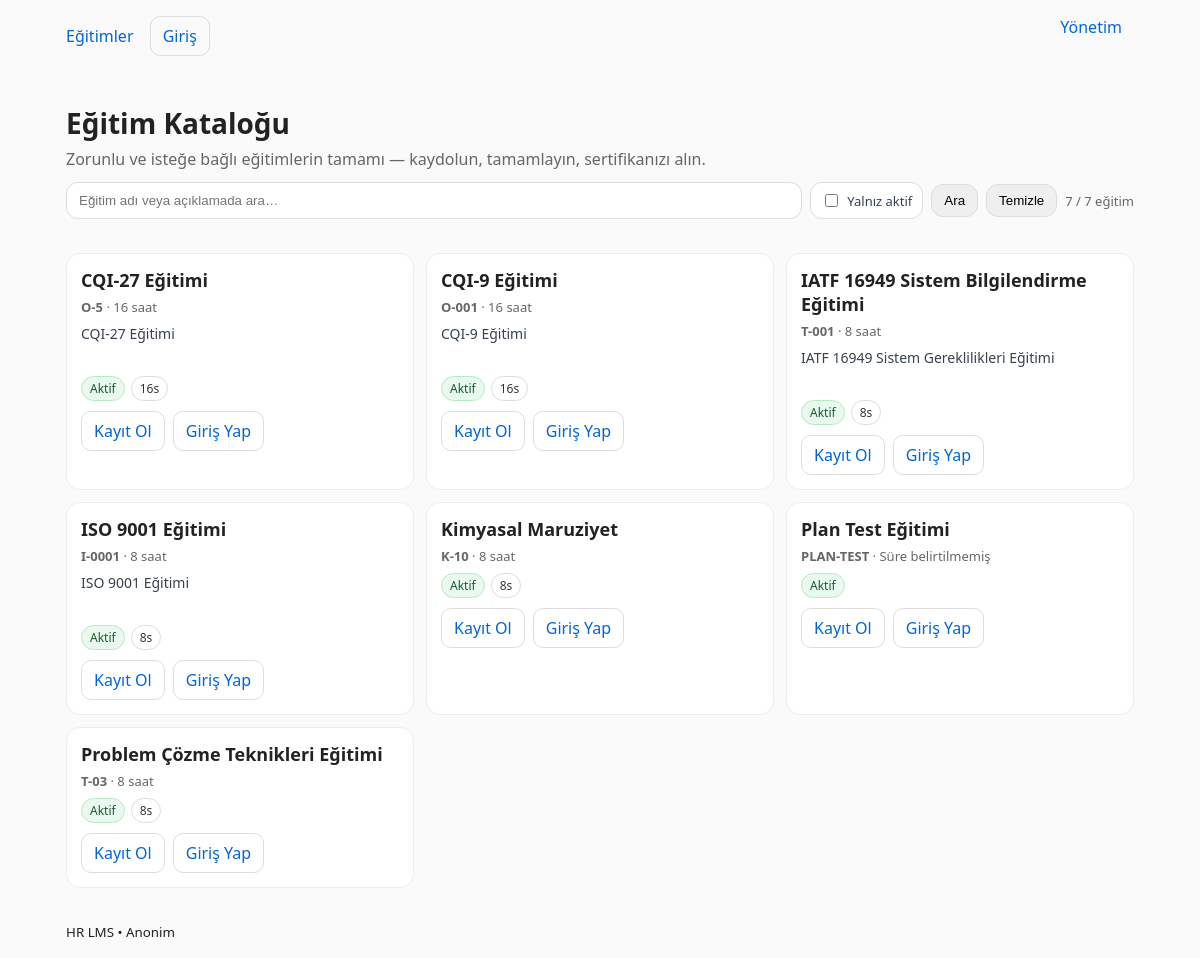
The page / on the database its author committed.
### trainings/models.py (models this page shows, shortened)
class Training(models.Model):
    title = models.CharField("Başlık", max_length=200)
    code = models.CharField("Kod", max_length=50, blank=True, null=True)
    description = models.TextField("Açıklama", blank=True)
    duration_hours = models.PositiveIntegerField("Süre (saat)", blank=True, null=True)
    is_active = models.BooleanField("Aktif mi?", default=True)
    created_at = models.DateTimeField("Oluşturulma", default=timezone.now)
    updated_at = models.DateTimeField(auto_now=True)
    class Meta:
        verbose_name = "Eğitim"
        verbose_name_plural = "Eğitimler"
        ordering = ["title"]
        indexes = [models.Index(fields=["is_active"])]

### trainings/views.py (the view)
# urls.py: path("", trainings_list, name="home"),
def trainings_list(request):
    q = (request.GET.get("q") or "").strip()
    qs = Training.objects.none()
    if Training:
        qs = Training.objects.all()
        qs = qs.filter(is_active=True)
        if q:
            qs = qs.filter(
                Q(title__icontains=q) |
                Q(code__icontains=q) |
                Q(description__icontains=q)
            )
        qs = qs.order_by("title")
    ctx = {
        "trainings": qs,
        "q": q,
        "count": qs.count() if Training else 0,
    }
    return render(request, "trainings/trainings_list.html", ctx)

### templates/trainings/trainings_list.html (shortened to what this page needs)
{% extends "base.html" %}
{% block content %}
<div class="hero">
  <h1>Eğitim Kataloğu</h1>
  <div class="muted">Zorunlu ve isteğe bağlı eğitimlerin tamamı — kaydolun, tamamlayın, sertifikanızı alın.</div>
  <div class="toolbar">
    <input id="q" type="text" placeholder="Eğitim adı veya açıklamada ara…">
    <label class="check"><input id="onlyActive" type="checkbox"> Yalnız aktif</label>
    <button id="doSearch" class="btn">Ara</button>
    <button id="clearSearch" class="btn">Temizle</button>
    <div class="stats" id="stats"></div>
  </div>
</div>
{% if trainings %}
  {% with items=trainings %}
    <div id="grid" class="grid">
      {% for t in items %}
        <article class="card hover"
                 data-title="{{ t.title|lower }}"
                 data-desc="{{ t.description|default_if_none:''|striptags|lower }}"
                 data-active="{{ t.is_active|yesno:'1,0' }}">
          <h3>{{ t.title }}</h3>
          <div class="subtitle">
            {% if t.code %}<strong>{{ t.code }}</strong> · {% endif %}
            {% if t.duration_hours %}{{ t.duration_hours }} saat{% else %}Süre belirtilmemiş{% endif %}
          </div>
          {% if t.description %}<div class="desc">{{ t.description|striptags|truncatechars:140 }}</div>{% endif %}
          <div class="meta">
            {% if t.is_active %}<span class="pill success">Aktif</span>{% else %}<span class="pill warn">Pasif</span>{% endif %}
            {% if t.duration_hours %}<span class="pill">{{ t.duration_hours }}s</span>{% endif %}
          </div>
          <div class="actions">
            {% if t.is_active %}
              <a class="btn" href="{% url 'enroll' t.pk %}">Kayıt Ol</a>
            {% else %}
              <a class="btn" href="#" aria-disabled="true" onclick="return false;" disabled>Kapalı</a>
            {% endif %}
            {% if request.user.is_authenticated %}
              <a class="btn" href="{% url 'mine' %}">Eğitimlerim</a>
            {% else %}
              <a class="btn" href="{% url 'login' %}?next=/">Giriş Yap</a>
            {% endif %}
          </div>
        </article>
      {% empty %}
        <div class="empty">Şu an listelenecek eğitim yok.</div>
      {% endfor %}
    </div>
  {% endwith %}
{% else %}
  <div id="grid" class="grid">
    <div class="empty">Şu an listelenecek eğitim yok.</div>
  </div>
{% endif %}
{% endblock %}

### templates/base.html (style rules this page uses)
:root { --bg:#fafafa; --fg:#222; --muted:#666; --link:#0366d6; --card:#fff; --bd:#eee; --bd2:#ddd; --ok:#10b981; --warn:#f59e0b; --err:#ef4444; }
* { box-sizing:border-box }
body { font-family:system-ui,-apple-system,Segoe UI,Roboto,Ubuntu,"Helvetica Neue",Arial,sans-serif;margin:0;background:var(--bg);color:var(--fg) }
a { color:var(--link);text-decoration:none }
.btn { display:inline-block;padding:8px 12px;border:1px solid var(--bd2);border-radius:10px;text-decoration:none }
.card { background:var(--card);border:1px solid var(--bd);border-radius:14px;padding:14px;margin:10px 0;transition:box-shadow .15s ease, transform .05s ease }

### templates/trainings/trainings_list.html (style rules this page uses)
.hero { padding: 8px 0 18px; }
.hero h1 { margin: 8px 0 6px; font-size: 28px; }
.hero .muted { color: var(--muted); }
.toolbar { display:flex; gap:8px; align-items:center; margin:12px 0 6px; flex-wrap:wrap; }
.toolbar input[type=text] { flex:1; min-width:220px; padding:10px 12px; border:1px solid var(--bd2); border-radius:12px; background:#fff; }
.toolbar .btn { border-radius:12px; }
.toolbar .check { display:flex; align-items:center; gap:6px; font-size:13px; color:#334155; padding:8px 10px; border:1px solid var(--bd2); border-radius:12px; background:#fff; }
.stats { font-size:13px; color:var(--muted); margin-left:auto; }
.grid { display:grid; grid-template-columns: repeat(auto-fill,minmax(260px,1fr)); gap:12px; margin-top:10px; }
.card { background:#fff; border:1px solid var(--bd); border-radius:14px; padding:14px; margin:0; transition:box-shadow .15s ease, transform .05s ease; }
.card h3 { margin:0 0 6px; font-size:18px; }
.subtitle { color:var(--muted); font-size:13px; margin-left:0; }
.desc { margin-top:8px; color:#374151; font-size:14px; min-height:44px; }
.meta { margin-top:8px; display:flex; gap:6px; flex-wrap:wrap; }
.pill { display:inline-block; padding:3px 8px; border:1px solid var(--bd2); border-radius:999px; font-size:12px; color:#333; background:#fff; }
.pill.success { border-color:#b7ebc6; background:#e9f9ef; color:#145c32; }
.actions { margin-top:10px; display:flex; gap:8px; }

### rows shown on the page
Training: title "CQI-27 Eğitimi", code "O-5", duration_hours "16", description "CQI-27 Eğitimi", is_active "Aktif"
Training: title "CQI-9 Eğitimi", code "O-001", duration_hours "16", description "CQI-9 Eğitimi", is_active "Aktif"
Training: title "IATF 16949 Sistem Bilgilendirme Eğitimi", code "T-001", duration_hours "8", description "IATF 16949 Sistem Gereklilikleri Eğitimi", is_active "Aktif"
Training: title "ISO 9001 Eğitimi", code "I-0001", duration_hours "8", description "ISO 9001 Eğitimi", is_active "Aktif"
Training: title "Kimyasal Maruziyet", code "K-10", duration_hours "8", is_active "Aktif"
Training: title "Plan Test Eğitimi", code "PLAN-TEST", shows "Süre belirtilmemiş", is_active "Aktif"
Training: title "Problem Çözme Teknikleri Eğitimi", code "T-03", duration_hours "8", is_active "Aktif"

### other values the page prints
{{ request.user.is_authenticated|yesno:"Giriş yapıldı,Anonim" }} "Anonim"
